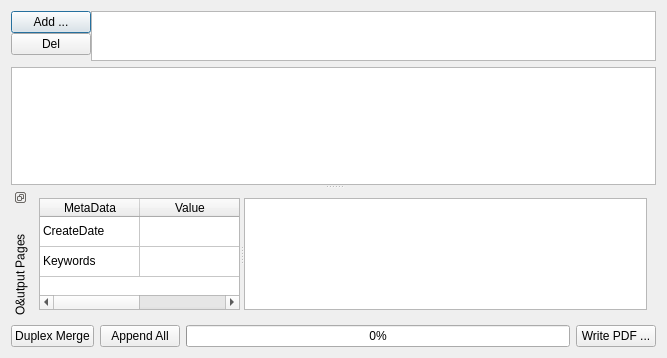
<?xml version="1.0" encoding="UTF-8"?>
<ui version="4.0">
 <class>Dialog</class>
 <widget class="QDialog" name="Dialog">
  <property name="geometry">
   <rect>
    <x>0</x>
    <y>0</y>
    <width>667</width>
    <height>358</height>
   </rect>
  </property>
  <property name="sizePolicy">
   <sizepolicy hsizetype="Expanding" vsizetype="Expanding">
    <horstretch>0</horstretch>
    <verstretch>0</verstretch>
   </sizepolicy>
  </property>
  <property name="windowTitle">
   <string>PDF Merge And Rearrange Tool</string>
  </property>
  <layout class="QVBoxLayout" name="verticalLayout">
   <item>
    <layout class="QFormLayout" name="formLayout">
     <property name="sizeConstraint">
      <enum>QLayout::SetMinimumSize</enum>
     </property>
     <property name="fieldGrowthPolicy">
      <enum>QFormLayout::AllNonFixedFieldsGrow</enum>
     </property>
     <property name="horizontalSpacing">
      <number>0</number>
     </property>
     <property name="verticalSpacing">
      <number>0</number>
     </property>
     <item row="2" column="0">
      <layout class="QVBoxLayout" name="verticalLayout_2">
       <item>
        <widget class="QPushButton" name="addInput">
         <property name="text">
          <string>Add ...</string>
         </property>
        </widget>
       </item>
       <item>
        <widget class="QPushButton" name="removeInput">
         <property name="text">
          <string>Del</string>
         </property>
        </widget>
       </item>
      </layout>
     </item>
     <item row="2" column="1">
      <widget class="QListWidget" name="InputList">
       <property name="sizePolicy">
        <sizepolicy hsizetype="Expanding" vsizetype="Fixed">
         <horstretch>0</horstretch>
         <verstretch>0</verstretch>
        </sizepolicy>
       </property>
       <property name="maximumSize">
        <size>
         <width>16777215</width>
         <height>50</height>
        </size>
       </property>
       <property name="dragEnabled">
        <bool>true</bool>
       </property>
       <property name="dragDropMode">
        <enum>QAbstractItemView::InternalMove</enum>
       </property>
       <property name="defaultDropAction">
        <enum>Qt::MoveAction</enum>
       </property>
      </widget>
     </item>
    </layout>
   </item>
   <item>
    <widget class="QSplitter" name="splitter">
     <property name="orientation">
      <enum>Qt::Vertical</enum>
     </property>
     <widget class="ZoomablePageView" name="pdfPages">
      <property name="sizePolicy">
       <sizepolicy hsizetype="Expanding" vsizetype="Expanding">
        <horstretch>0</horstretch>
        <verstretch>0</verstretch>
       </sizepolicy>
      </property>
      <property name="editTriggers">
       <set>QAbstractItemView::AllEditTriggers</set>
      </property>
      <property name="dragEnabled">
       <bool>true</bool>
      </property>
      <property name="dragDropOverwriteMode">
       <bool>false</bool>
      </property>
      <property name="dragDropMode">
       <enum>QAbstractItemView::DragDrop</enum>
      </property>
      <property name="defaultDropAction">
       <enum>Qt::CopyAction</enum>
      </property>
      <property name="verticalScrollMode">
       <enum>QAbstractItemView::ScrollPerPixel</enum>
      </property>
      <property name="horizontalScrollMode">
       <enum>QAbstractItemView::ScrollPerPixel</enum>
      </property>
     </widget>
     <widget class="QWidget" name="widget" native="true">
      <layout class="QVBoxLayout" name="verticalLayout_4">
       <item>
        <widget class="QDockWidget" name="dockWidget">
         <property name="floating">
          <bool>false</bool>
         </property>
         <property name="features">
          <set>QDockWidget::DockWidgetFloatable|QDockWidget::DockWidgetMovable|QDockWidget::DockWidgetVerticalTitleBar</set>
         </property>
         <property name="windowTitle">
          <string>O&amp;utput Pages</string>
         </property>
         <widget class="QWidget" name="dockWidgetContents">
          <layout class="QVBoxLayout" name="verticalLayout_3">
           <item>
            <widget class="QSplitter" name="splitter_2">
             <property name="orientation">
              <enum>Qt::Horizontal</enum>
             </property>
             <widget class="QTableWidget" name="tagList">
              <property name="sizePolicy">
               <sizepolicy hsizetype="Expanding" vsizetype="Expanding">
                <horstretch>1</horstretch>
                <verstretch>0</verstretch>
               </sizepolicy>
              </property>
              <property name="rowCount">
               <number>2</number>
              </property>
              <property name="columnCount">
               <number>2</number>
              </property>
              <attribute name="verticalHeaderVisible">
               <bool>false</bool>
              </attribute>
              <row/>
              <row/>
              <column>
               <property name="text">
                <string>MetaData</string>
               </property>
              </column>
              <column>
               <property name="text">
                <string>Value</string>
               </property>
              </column>
              <item row="0" column="0">
               <property name="text">
                <string>CreateDate</string>
               </property>
              </item>
              <item row="1" column="0">
               <property name="text">
                <string>Keywords</string>
               </property>
              </item>
             </widget>
             <widget class="ZoomablePageView" name="mergedView">
              <property name="sizePolicy">
               <sizepolicy hsizetype="Expanding" vsizetype="Expanding">
                <horstretch>2</horstretch>
                <verstretch>0</verstretch>
               </sizepolicy>
              </property>
              <property name="dragEnabled">
               <bool>true</bool>
              </property>
              <property name="dragDropOverwriteMode">
               <bool>false</bool>
              </property>
              <property name="dragDropMode">
               <enum>QAbstractItemView::DragDrop</enum>
              </property>
              <property name="defaultDropAction">
               <enum>Qt::MoveAction</enum>
              </property>
              <property name="selectionBehavior">
               <enum>QAbstractItemView::SelectColumns</enum>
              </property>
              <property name="verticalScrollMode">
               <enum>QAbstractItemView::ScrollPerPixel</enum>
              </property>
              <property name="horizontalScrollMode">
               <enum>QAbstractItemView::ScrollPerPixel</enum>
              </property>
             </widget>
            </widget>
           </item>
          </layout>
         </widget>
        </widget>
       </item>
      </layout>
     </widget>
    </widget>
   </item>
   <item>
    <layout class="QHBoxLayout" name="horizontalLayout">
     <item>
      <widget class="QPushButton" name="duplexButton">
       <property name="text">
        <string>Duplex Merge</string>
       </property>
      </widget>
     </item>
     <item>
      <widget class="QPushButton" name="appendAll">
       <property name="text">
        <string>Append All</string>
       </property>
      </widget>
     </item>
     <item>
      <widget class="QProgressBar" name="progressBar">
       <property name="enabled">
        <bool>true</bool>
       </property>
       <property name="value">
        <number>0</number>
       </property>
      </widget>
     </item>
     <item>
      <widget class="QPushButton" name="writePDFButton">
       <property name="text">
        <string>Write PDF ...</string>
       </property>
      </widget>
     </item>
    </layout>
   </item>
  </layout>
  <action name="actionScaleUp">
   <property name="text">
    <string>Scale</string>
   </property>
   <property name="shortcut">
    <string>Ctrl++</string>
   </property>
  </action>
 </widget>
 <customwidgets>
  <customwidget>
   <class>ZoomablePageView</class>
   <extends>QTableView</extends>
   <header>zoomablepageview.h</header>
  </customwidget>
 </customwidgets>
 <resources/>
 <connections/>
</ui>
